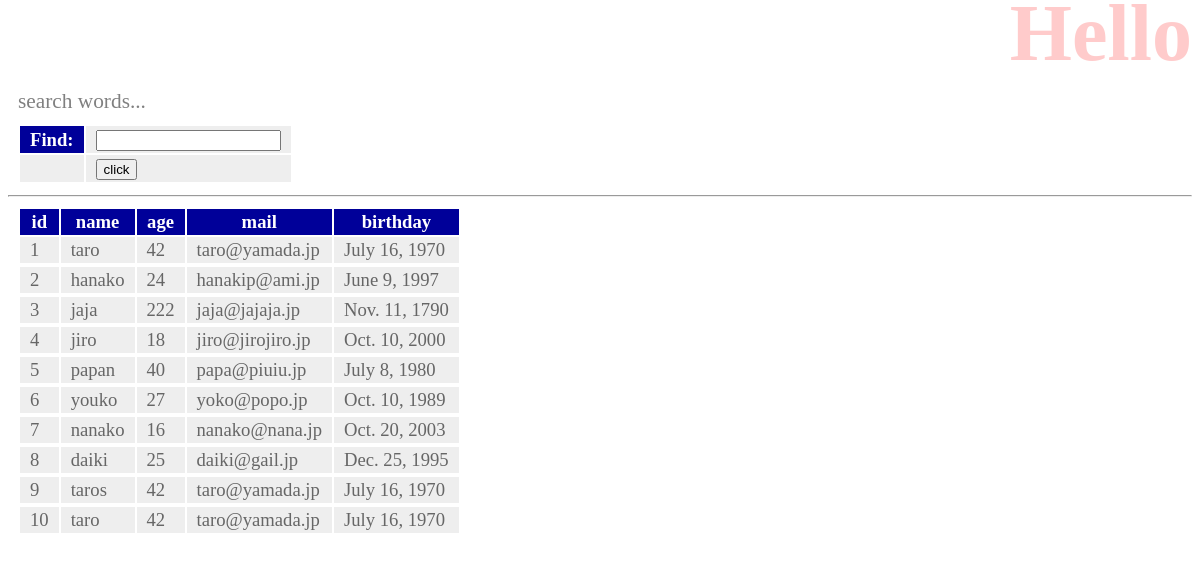
/hello/find, run on the app's committed database.
### hello/models.py (models this page shows, shortened)
class Friend(models.Model):
    name=models.CharField(max_length=100)
    mail=models.EmailField(max_length=200)
    gender=models.BooleanField()
    age=models.IntegerField(default=0)
    birthday=models.DateField()

### hello/views.py (the view)
# urls.py: path('find', views.find, name='find'),
def find(request):
    if (request.method=='POST'):
        msg='search result:'
        form=FindForm(request.POST)
        str=request.POST['find']
        list=str.split()
        data=Friend.obejects.all()[int(list[0]):int(list[1])]
    else:
        msg='search words...'
        form=FindForm()
        data=Friend.objects.all()
    params={
            'title':'Hello',
            'message':msg,
            'form':form,
            'data':data,
            }
    return render(request, 'hello/find.html', params)

### hello/forms.py
class FindForm(forms.Form):
    find=forms.CharField(label='Find', required=False)

### hello/templates/hello/find.html (shortened to what this page needs)
{% load static %}
<!doctype html>
<html lang="ja">
<head>
    <link rel="stylesheet" type="text/css"
        href="{% static 'hello/css/style.css' %}" />
</head>
<body>
    <h1>{{title}}</h1>
    <p>{{message|safe}}<p>
    <table>
        <form action="{% url 'create' %}" method='POST'>
        {{form}}
        <tr><td></td><td><input type="submit" value="click"></td></tr>
        </form>
    </table>
    <hr>
    <table>
        <tr>
            <th>id</th>
            <th>name</th>
            <th>age</th>
            <th>mail</th>
            <th>birthday</th>
        </tr>
    {% for item in data %}
        <tr>
            <td>{{item.id}}</td>
            <td>{{item.name}}</td>
            <td>{{item.age}}</td>
            <td>{{item.mail}}</td>
            <td>{{item.birthday}}</td>
        <tr>
    {% endfor %}
    </table>
</body>
</html>

### hello/static/hello/css/style.css (style rules this page uses)
body { color:gray; font-size:16pt }
h1 { color:red; opacity:0.2; font-size:60pt; margin-top:-20px; margin-bottom:0px; text-align:right; }
p { margin:10px; }
table { margin:10px; font-size:14pt; }
table tr th { background-color:#009; color:white; padding:2px 10px; border-width:2px; }
table tr td { background-color:#eee; color:#666; padding:2px 10px; border-width:2px; }

### data on the page
Friend: id "1", name "taro", age "42", mail "taro@yamada.jp", birthday "July 16, 1970"
Friend: id "2", name "hanako", age "24", mail "hanakip@ami.jp", birthday "June 9, 1997"
Friend: id "3", name "jaja", age "222", mail "jaja@jajaja.jp", birthday "Nov. 11, 1790"
Friend: id "4", name "jiro", age "18", mail "jiro@jirojiro.jp", birthday "Oct. 10, 2000"
Friend: id "5", name "papan", age "40", mail "papa@piuiu.jp", birthday "July 8, 1980"
Friend: id "6", name "youko", age "27", mail "yoko@popo.jp", birthday "Oct. 10, 1989"
Friend: id "7", name "nanako", age "16", mail "nanako@nana.jp", birthday "Oct. 20, 2003"
Friend: id "8", name "daiki", age "25", mail "daiki@gail.jp", birthday "Dec. 25, 1995"
Friend: id "9", name "taros", age "42", mail "taro@yamada.jp", birthday "July 16, 1970"
Friend: id "10", name "taro", age "42", mail "taro@yamada.jp", birthday "July 16, 1970"

### other printed values
{{ message|safe }} "search words..."
